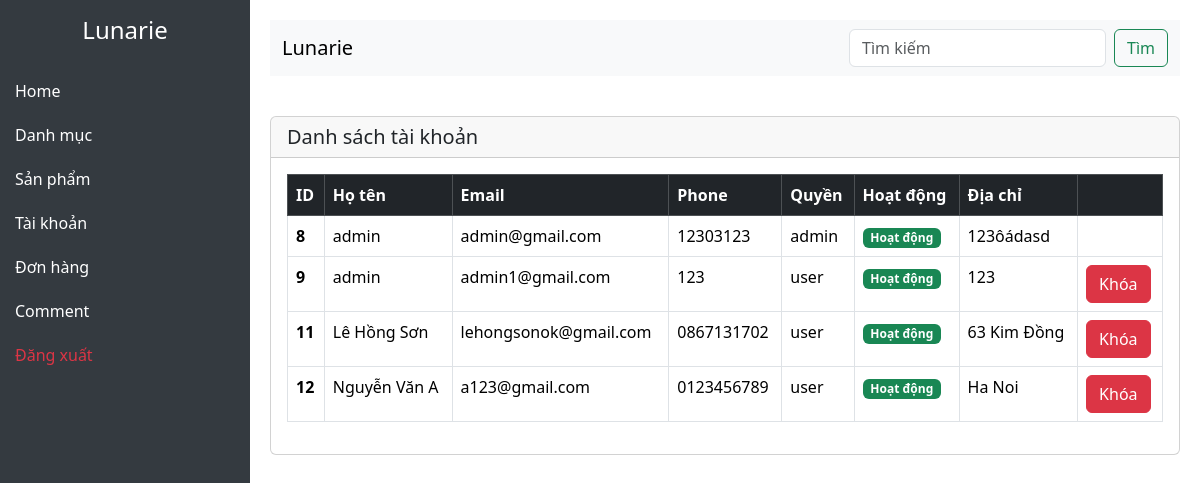
The app's page /admin/?ctl=listuser with its own data.
### tables this page shows
CREATE TABLE `users` (
  `id` int NOT NULL,
  `fullname` varchar(150) NOT NULL,
  `password` varchar(199) NOT NULL,
  `email` varchar(199) NOT NULL,
  `phone` varchar(15) NOT NULL,
  `address` varchar(255) NOT NULL,
  `role` enum('admin','user') NOT NULL DEFAULT 'user',
  `active` tinyint NOT NULL DEFAULT '1',
  `created_at` timestamp NOT NULL DEFAULT CURRENT_TIMESTAMP,
  `updated_at` timestamp NOT NULL DEFAULT CURRENT_TIMESTAMP
);

### common/function.php (called while the page is built, shortened)
<?php
function view($path_view, $data = [])
{
    extract($data);
    $path_view = str_replace(".", "/", $path_view);
    include_once ROOT_DIR . "views/$path_view.php";
}

### controllers/AuthController.php (called while the page is built, shortened)
<?php
    class AuthController {
        public function index(){
            $users = (new User)->all();
            return view('admin.users.list',compact('users'));
        }
    }
?>

### admin/index.php (called while the page is built, shortened)
<?php
require_once __DIR__ . "/../common/function.php";
require_once __DIR__ . "/../models/BaseModel.php";
require_once __DIR__ . "/../models/User.php";
require_once __DIR__ . "/../controllers/AuthController.php";
$ctl = $_GET['ctl'] ?? "";
match ($ctl) {
    '' => view("admin.dashboard"),
    'listsp' => (new AdminProductController)->index(),
    'addsp' => (new AdminProductController)->create(),
    'storesp' => (new AdminProductController)->store(),
    'editsp' => (new AdminProductController)->edit(),
    'updatesp' => (new AdminProductController)->update(),
    'deletesp' => (new AdminProductController)->delete(),
    'listdm' => (new AdminCategoryController)->index(),
    'adddm' => (new AdminCategoryController)->add(),
    'storedm' => (new AdminCategoryController)->store(),
    'editdm' => (new AdminCategoryController)->edit(),
    'updatedm' => (new AdminCategoryController)->update(),
    'deletedm' => (new AdminCategoryController)->delete(),
    default => view('errors.404'),
    'listuser' =>(new AuthController)->index(),
    'updateuser' => (new AuthController)->updateActive(),
    'list-order' => (new OrderController)->index(),
    'detail-order'=>(new OrderController)->showOrder(),
    'logout' =>(new DashboardController)->logout(),
    'productcomment'=>(new CommentController)->index(),
    'comment-detail'=>(new CommentController)->list(),
    'active-comment'=>(new CommentController)->updateActive(),
};

### models/BaseModel.php (called while the page is built, shortened)
<?php
class BaseModel
{
    public function __construct()
    {
        try {
            $this->conn = new PDO("mysql:host=localhost; dbname=duan1.moi; charset=utf8; port=3306", "root", "");
        } catch (PDOException $e) {
            echo "Lỗi kết nối CSDL: " . $e->getMessage();
        }
    }
}

### models/User.php (called while the page is built, shortened)
<?php
    class User extends BaseModel {
        public function all(){
            $sql = "SELECT *FROM users";
            $stmt = $this->conn->prepare($sql);
            $stmt->execute();
            return $stmt->fetchAll(PDO::FETCH_ASSOC);
        }
    }
?>

### views/admin/users/list.php (the view, shortened to what this page needs)
<?php include_once ROOT_DIR . "views/admin/header.php" ?>
<div class="content">
    <div class="card">
        <div class="card-header d-flex justify-content-between align-items-center">
            <h5 class="mb-0">Danh sách tài khoản</h5>
        </div>
        <div class="card-body">
            <table class="table table-bordered">
                <thead class="table-dark">
                    <tr>
                        <th scope="col">ID</th>
                        <th scope="col">Họ tên</th>
                        <th scope="col">Email</th>
                        <th scope="col">Phone</th>
                        <th scope="col">Quyền</th>
                        <th scope="col">Hoạt động</th>
                        <th scope="col">Địa chỉ</th>
                        <th scope="col"></th>
                    </tr>
                </thead>
                <tbody>
                    <?php foreach($users as $user) :?>
                    <tr>
                        <th scope="row"><?= $user['id']?></th>
                        <td><?= $user['fullname']?></td>
                        <td><?= $user['email']?></td>
                        <td><?= $user['phone']?></td>
                        <td><?= $user['role']?></td>
                        <td>
                            <?php if($user['active']==1) :?>
                            <span class="badge bg-success">
                                Hoạt động
                            </span>
                            <?php else :?>
                            <span class="badge bg-danger">
                                Khóa
                            </span>
                            <?php endif ?>
                        </td>
                        <td><?= $user['address']?></td>
                        <td>
                            <form action="<?= ADMIN_URL .'?ctl=updateuser'?>" method="post">
                                <?php if($user['role']!='admin'):?>
                                <?php if($user['active']==1):?>
                                <button type="submit" class="btn btn-danger">Khóa</button>
                                <?php else :?>
                                <button type="submit" class="btn btn-primary">Kích hoạt</button>
                                <?php endif?>
                                <?php endif?>
                            </form>
                        </td>
                    </tr>
                    <?php endforeach ?>
                </tbody>
            </table>
        </div>
    </div>
</div>
<?php include_once ROOT_DIR . "views/admin/footer.php" ?>

### views/admin/header.php (style rules this page uses)
body { min-height: 100vh; display: flex; flex-direction: column; }
.content { margin-left: 250px; padding: 20px; }

### records on screen
users: id "8", fullname "admin", email "admin@gmail.com", phone "12303123", role "admin", active "Hoạt động", address "123ôádasd"
users: id "9", fullname "admin", email "admin1@gmail.com", phone "123", role "user", active "Hoạt động", address "123"
users: id "11", fullname "Lê Hồng Sơn", email "lehongsonok@gmail.com", phone "0867131702", role "user", active "Hoạt động", address "63 Kim Đồng"
users: id "12", fullname "Nguyễn Văn A", email "a123@gmail.com", phone "0123456789", role "user", active "Hoạt động", address "Ha Noi"
